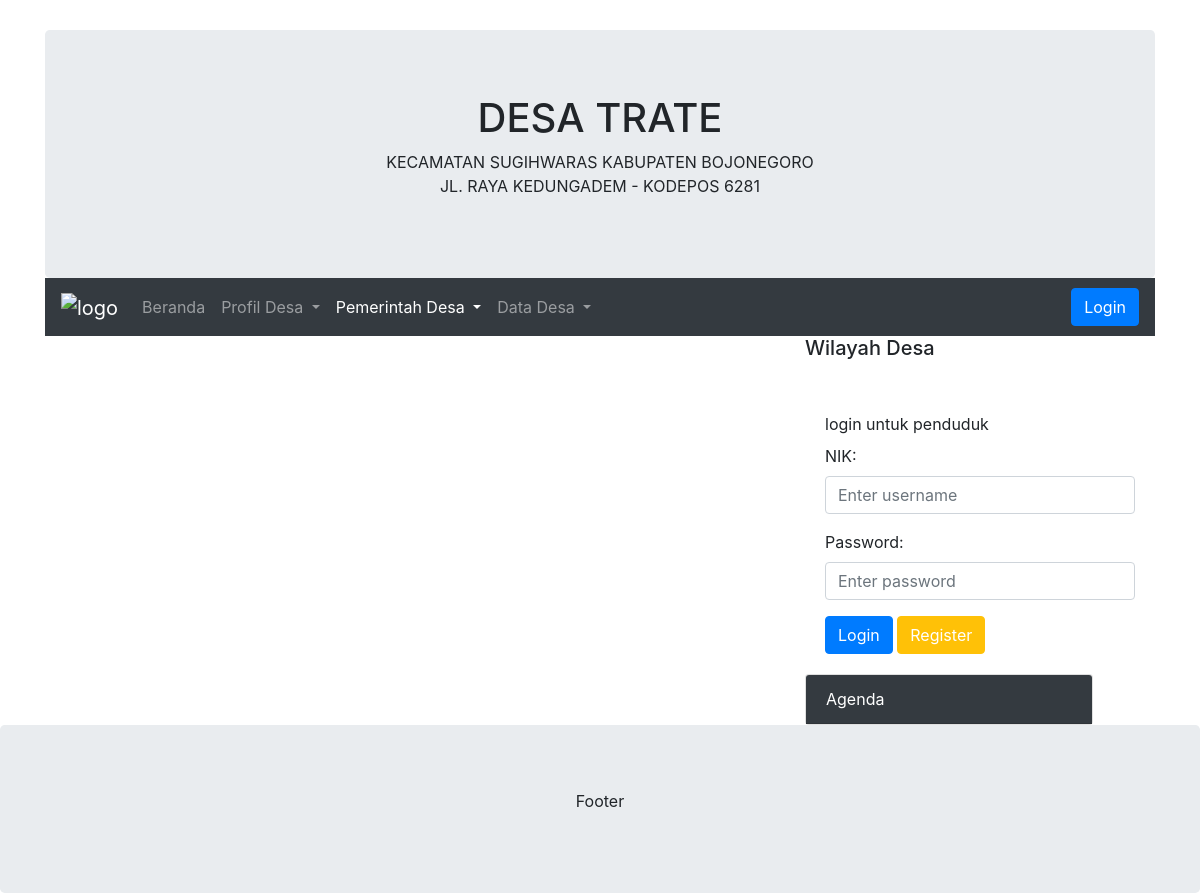
/index.php/user/visi, run on an earlier commit of the app's database.
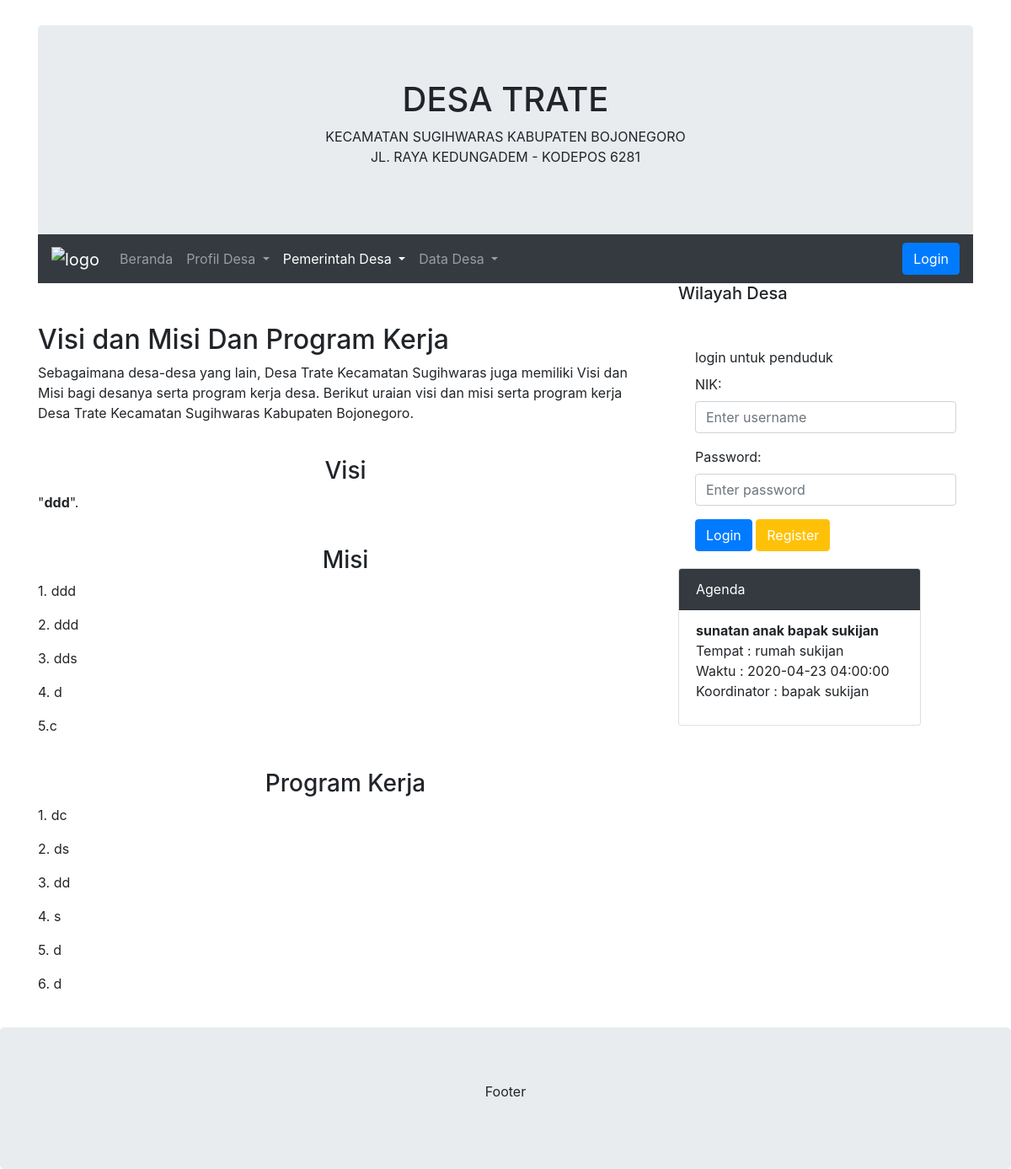
And on a later commit of the database.
### tables this page shows
CREATE TABLE `visi_misi` (
  `id` int(11) NOT NULL,
  `visi` text DEFAULT NULL,
  `misi1` text DEFAULT NULL,
  `misi2` text DEFAULT NULL,
  `misi3` text DEFAULT NULL,
  `misi4` text DEFAULT NULL,
  `misi5` text DEFAULT NULL,
  `proker1` text DEFAULT NULL,
  `proker2` text DEFAULT NULL,
  `proker3` text DEFAULT NULL,
  `proker4` text DEFAULT NULL,
  `proker5` text DEFAULT NULL,
  `proker6` text DEFAULT NULL
);

CREATE TABLE `agenda` (
  `id_agenda` int(11) NOT NULL,
  `id_user` int(11) NOT NULL,
  `koordinator` varchar(50) NOT NULL,
  `agenda` varchar(100) NOT NULL,
  `tempat` varchar(50) NOT NULL,
  `tanggal` date NOT NULL,
  `jam` time NOT NULL
);

### application/controllers/User.php (called while the page is built, shortened)
<?php
class User extends CI_Controller {
	function __construct() {
		$this->load->model('agenda_model');
		$this->load->model('struktur_model');
		$this->load->model('visi_model');
        $this->load->library('form_validation');
        $this->load->library('session');
        $this->load->library('curl');
        $this->load->helper('url');
    }
	public function visi(){
		$data['title'] = "Desaku | Visi, Misi, dan Program Kerja";
		$data['agenda'] = $this->agenda_model->get_agenda();
		$data['visi'] = $this->visi_model->get();
		$this->load->view('users/visi_dan_misi', $data);
	}
}

### index.php (called while the page is built, shortened)
<?php
require_once BASEPATH.'core/CodeIgniter.php';

### application/models/visi_model.php (called while the page is built, shortened)
<?php defined('BASEPATH') OR exit('No direct script access allowed');
class visi_model extends CI_Model
{
    public function get()
    {
        $this->db->select('*');
        $this->db->from('visi_misi');
        $this->db->order_by('id','DESC');
        $this->db->limit(1);
        $query = $this->db->get();
        return $query->result();
    }
}

### application/models/agenda_model.php (called while the page is built, shortened)
<?php
class agenda_model extends CI_Model
{
    public function get_agenda()
    {
        $this->db->select('*');
        $this->db->from('agenda');
        $this->db->order_by('tanggal','ASC');
        $this->db->limit(3);
        $query = $this->db->get();
        return $query->result();
    }
}

### application/views/users/visi_dan_misi.php (the view, shortened to what the changed rows need)
<!DOCTYPE html>
<html lang="en">
<head>
  <link rel="stylesheet" href="https://maxcdn.bootstrapcdn.com/bootstrap/4.4.1/css/bootstrap.min.css">
</head>
<body>
<div class="container" style="margin-top:30px">
<div class="jumbotron text-center" style="margin-bottom:0">
  <h1>DESA TRATE</h1>
</div>
  <div class="row">
    <div class="col-sm-8">
    <br><br>
    <?php foreach ($visi as $v) : ?>
      <h2>Visi dan Misi Dan Program Kerja</h2>
      <p>Sebagaimana desa-desa yang lain, Desa Trate Kecamatan Sugihwaras juga memiliki Visi dan Misi bagi desanya serta program kerja desa. Berikut uraian visi dan misi serta program kerja Desa Trate Kecamatan Sugihwaras Kabupaten Bojonegoro.</p>
      <br>
      <h3><center>Visi</center></h3>
      <p>"<b><?= $v->visi; ?></b>".</p>
      <br>
      <h3><center>Misi</center></h3>
      <p>1. <?= $v->misi1; ?></p>
      <p>2. <?= $v->misi2; ?></p>
      <p>3. <?= $v->misi3; ?></p>
      <p>4. <?= $v->misi4; ?></p>
      <p>5.<?= $v->misi5; ?></p>
      <br>
      <h3><center>Program Kerja</center></h3>
      <p>1. <?= $v->proker1; ?></p>
      <p>2. <?= $v->proker2; ?></p>
      <p>3. <?= $v->proker3; ?></p>
      <p>4. <?= $v->proker4; ?></p>
      <p>5. <?= $v->proker5; ?></p>
      <p>6. <?= $v->proker6; ?></p>
      <br>
      <?php endforeach; ?>
    </div>
    <?php $this->load->view("usersLogin/template/sidebar.php") ?>
  </div>
</div>
</body>
</html>

### application/views/usersLogin/template/sidebar.php (shortened to what the changed rows need)
<div class="col-sm-4">
            <div>
            <div class="card" style="width: 18rem;">
              <?php foreach ($agenda as $value) : ?>
              <ul class="list-group list-group-flush">
                <li class="list-group-item">
                   <b><?= $value->agenda; ?></b>
                   <p>Tempat : <?= $value->tempat; ?><br>
                   Waktu : <?= $value->tanggal; ?> <?= $value->jam; ?><br>
                   Koordinator : <?= $value->koordinator; ?></p>
              </li>
              </ul>
              <?php endforeach; ?>
            </div>
       </div>
      </div>

What changed in the data, as far as the page shows it:
added visi_misi: visi "ddd", misi1 "ddd", misi2 "ddd", misi3 "dds", misi4 "d", misi5 "c", proker1 "dc", proker2 "ds", proker3 "dd", proker4 "s", proker5 "d", proker6 "d"
added agenda: agenda "sunatan anak bapak sukijan", tempat "rumah sukijan", tanggal "2020-04-23", jam "04:00:00", koordinator "bapak sukijan"
